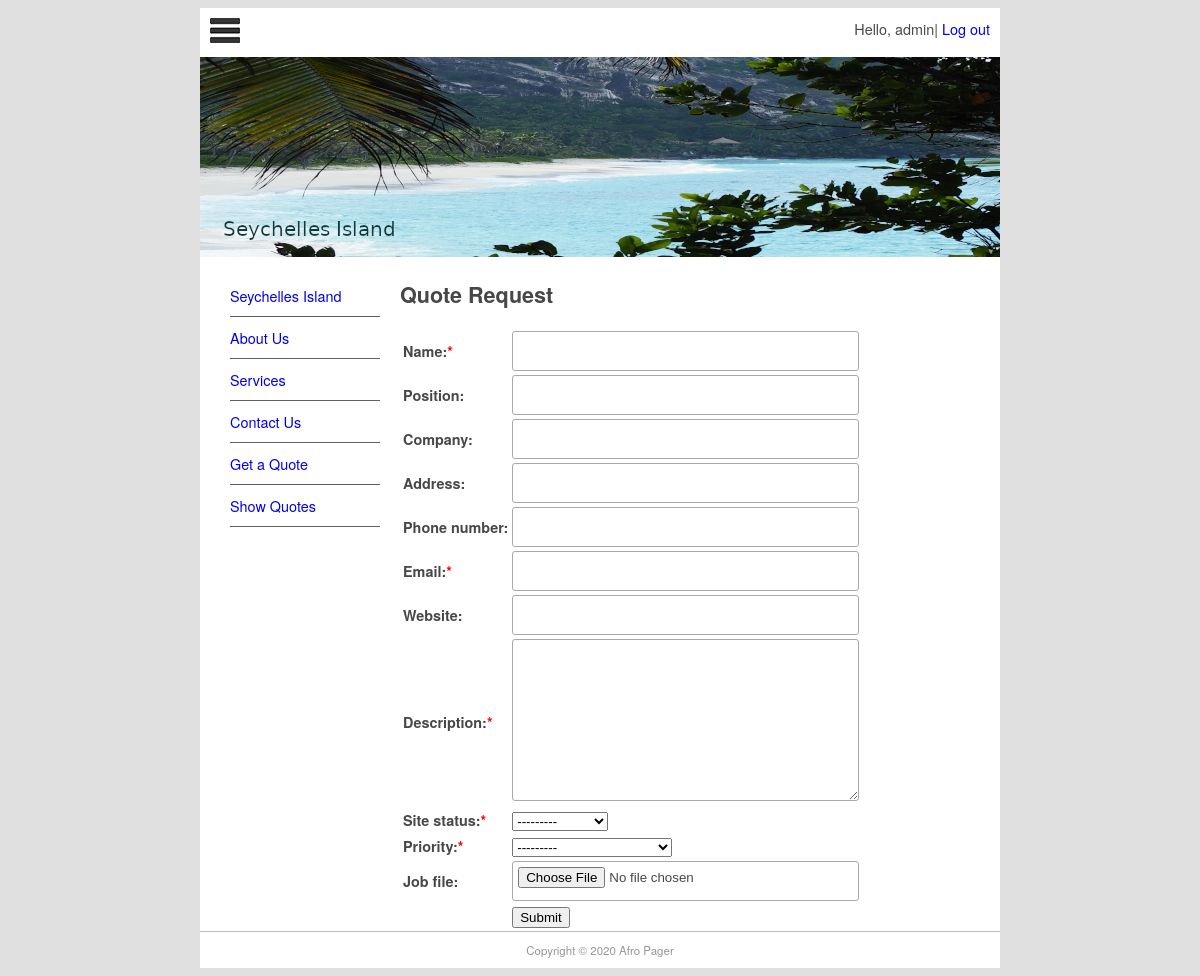
The page /quote/ (signed in) on the database its author committed.
### pager/models.py (models this page shows, shortened)
class Page(models.Model):
    title = models.CharField(max_length=60)
    permalink = models.CharField(max_length=12, unique=True)
    update_date = models.DateTimeField('Last Updated')
    body = models.TextField('Page content', blank=True)

### quotes/views.py (the view)
# urls.py: path('', views.quote_req, name='quote-request'),
@login_required(login_url=reverse_lazy('login'))
def quote_req(request):
    submitted = False
    if request.method == 'POST':
        form = QuoteForm(request.POST, request.FILES)
        if form.is_valid():
            quote = form.save(commit=False)
            try:
                quote.username = request.user
            except Exception:
                pass
            quote.save()
            return HttpResponseRedirect('/quote/?submitted=True')
    else:
        form = QuoteForm()
        if 'submitted' in request.GET:
            submitted = True
    context = {'form': form, 'page_list': Page.objects.all(),
               'submitted': submitted}
    return render(request, 'quotes/quote.html', context)

### quotes/forms.py
class QuoteForm(ModelForm):
    required_css_class = 'required'
    class Meta:
        model = Quote
        fields = [
            'name', 'position', 'company', 'address',
            'phone_number', 'email', 'website', 'description',
            'site_status', 'priority', 'job_file',
        ]

### templates/quotes/quote.html (shortened to what this page needs)
{% extends "base.html" %}
{% block sidenav %}
    {% for page in page_list %}
        <li><a href="{{ page.permalink }}">{{ page.title }}</a></li>
    {% endfor %}
{% endblock sidenav %}
{% block content %}
    <h1>Quote Request</h1>
    {% if submitted %}
        <p class="success">
        Your quote was submitted successfully. Thank you.
        </p>
    {% else %}
    <form action="" enctype="multipart/form-data" method="post" novalidate>
        <table>
        {{ form.as_table }}
            <tr>
                <td>&nbsp;</td>
                <td><button type="submit" class="btn">Submit</button></td>
            </tr>
        </table>
    </form>
    {% endif %}
{% endblock content %}

### templates/base.html (shortened to what this page needs)
{% load static %}
<!doctype html>
<html>
<head>
<link href="{% static 'css/main.css' %}" rel="stylesheet" type="text/css">
</head>
<body>
    <div id="wrapper">
      <header id="header">
        <div id="logo"><img src="{% static 'img/logo.jpg' %}" alt=""/>
            <span style="float: right;" class="no-underline">
            {% if user.is_authenticated %}
                Hello, {{ user.username }}| <a href="{% url 'logout' %}?next=/">Log out</a>
            {% else %}
                Not logged in ? <a href="{% url 'login' %}?next=/">Log in</a>
            {% endif %}
        </span>
        </div>
        <div id="topbanner"><img src="{% static 'img/top_banner.png' %}" width="800" height="200" alt=""/></div>
      </header>
      <aside id="leftsidebar">
        <nav id="nav">
            <ul>
                {% block sidenav %}{% endblock %}
                <li><a href="/contact">Contact Us</a></li>
                <li><a href="/quote/">Get a Quote</a></li>
                <li><a href="/quote/show">Show Quotes</a></li>
            </ul>
        </nav>
      </aside>
      <section id="main">
        {% block content %}{% endblock content %}
      </section>
      <footer id="footer">Copyright &copy; 2020 Afro Pager</footer>
    </div>
</body>
</html>

### static/css/main.css (style rules this page uses)
#header { border-style: none; width: 800px; height: auto; }
#wrapper { margin-top: 0px; margin-left: auto; margin-right: auto; background-color: #FFFFFF; width: 800px; }
body { background-color: #E0E0E0; font-family: Gotham, "Helvetica Neue", Helvetica, Arial, sans-serif; font-size: 0.9em; text-align: justify; color: #474747; }
#footer { text-align: center; font-size: 0.8em; margin-top: 5px; padding-top: 10px; padding-bottom: 10px; background-color: #FFFFFF; border-top: thin solid #BBBBBB; clear: both; color: #969696; }
#nav li { padding-top: 10px; padding-bottom: 10px; font-size: 1em; list-style-type: none; border-bottom: thin solid #5F5F5F; color: #4C4C4C; left: 0px; list-style-position: inside; margin-left: -10px; }
#nav li a { text-decoration: none; }
#leftsidebar { width: 180px; height: 350px; float: left; }
#main { width: 560px; float: left; margin-left: 20px; margin-right: 10px; padding-right: 10px; }
#logo { padding: 10px; }
input, textarea { width: 100%; padding: 5px!important; -webkit-box-sizing: border-box; -moz-box-sizing: border-box; box-sizing: border-box; border-radius: 3px; border-style: solid; border-width: 1px; border-color: rgb(169,169,169) }
input { height: 40px; }
.required label:after { content: "*"; color: red; }
.no-underline a { text-decoration: none; }

### rows shown on the page
Page: title "Seychelles Island"
Page: title "About Us"
Page: title "Services"

### other values the page prints
{{ user.username }} "admin"
